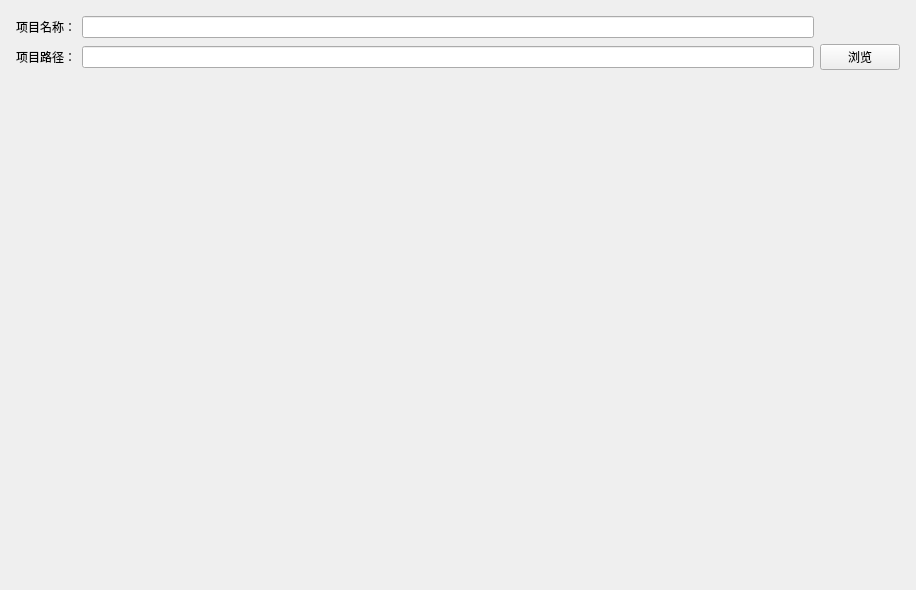
<?xml version="1.0" encoding="UTF-8"?>
<ui version="4.0">
 <class>ProSetPage</class>
 <widget class="QWizardPage" name="ProSetPage">
  <property name="geometry">
   <rect>
    <x>0</x>
    <y>0</y>
    <width>916</width>
    <height>590</height>
   </rect>
  </property>
  <property name="windowTitle">
   <string>WizardPage</string>
  </property>
  <layout class="QGridLayout" name="gridLayout_2">
   <item row="0" column="0">
    <layout class="QGridLayout" name="gridLayout">
     <property name="leftMargin">
      <number>5</number>
     </property>
     <property name="topMargin">
      <number>5</number>
     </property>
     <property name="rightMargin">
      <number>5</number>
     </property>
     <property name="bottomMargin">
      <number>5</number>
     </property>
     <item row="1" column="2">
      <widget class="QLineEdit" name="lineEdit"/>
     </item>
     <item row="2" column="3">
      <widget class="QPushButton" name="pushButton">
       <property name="text">
        <string>浏览</string>
       </property>
      </widget>
     </item>
     <item row="2" column="0">
      <widget class="QLabel" name="label_2">
       <property name="text">
        <string>项目路径：</string>
       </property>
      </widget>
     </item>
     <item row="2" column="2">
      <widget class="QLineEdit" name="lineEdit_2"/>
     </item>
     <item row="1" column="0">
      <widget class="QLabel" name="label">
       <property name="text">
        <string>项目名称：</string>
       </property>
      </widget>
     </item>
     <item row="3" column="2">
      <widget class="QLabel" name="tips">
       <property name="text">
        <string/>
       </property>
      </widget>
     </item>
    </layout>
   </item>
  </layout>
 </widget>
 <resources/>
 <connections/>
</ui>
